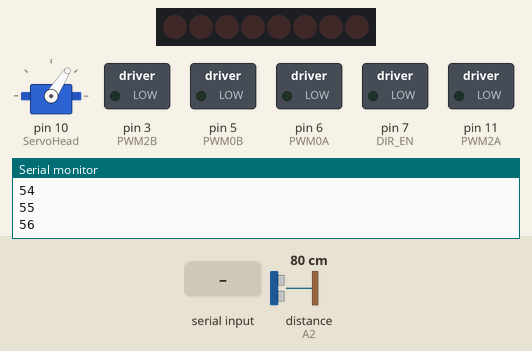
Recording of a sketch running on a simulated Arduino Uno, built with avr-gcc and run on an emulated ATmega328P. On the bench: 8 shift-register outputs drawn as a row of LEDs (first output left, lit = HIGH), servo, switched loads named in the sketch (green lamp = pin HIGH), the last lines printed to the serial monitor. Wiring (inferred from the names in the program): shift register (74HC595): data pin 8; shift clock pin 4; latch pin 12. Wiring (inferred from the signals the program sends): row of LEDs: on Q0, Q1, Q2, Q3, Q4, Q5, Q6, Q7. Inputs (shaded band) come from the test bench; at power-on: distance to the obstacle (sensor on A2) 80 cm. The echo pulse lasts 58.3 µs per cm; pins used as bus, display or sensor lines are not drawn.

Above: at 1.26 s.
1.3 s: "T" received over the second serial link
At 1.7 s:
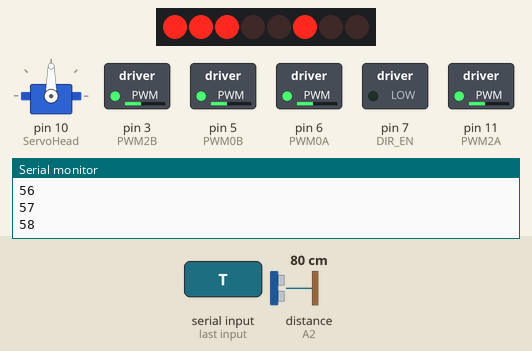
2.8 s: distance to the obstacle (sensor on A2) set to 51 cm
4.3 s: distance to the obstacle (sensor on A2) set to 41 cm
At 4.62 s:
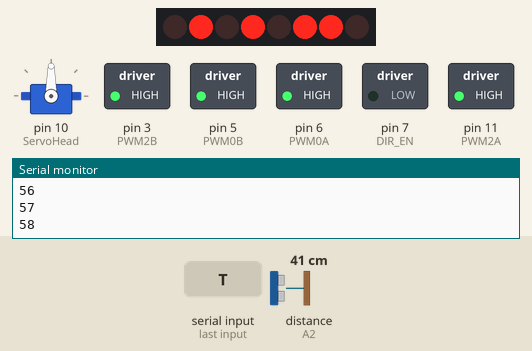
6.0 s: distance to the obstacle (sensor on A2) set to 23 cm
7.6 s: distance to the obstacle (sensor on A2) set to 18 cm
At 8.34 s:
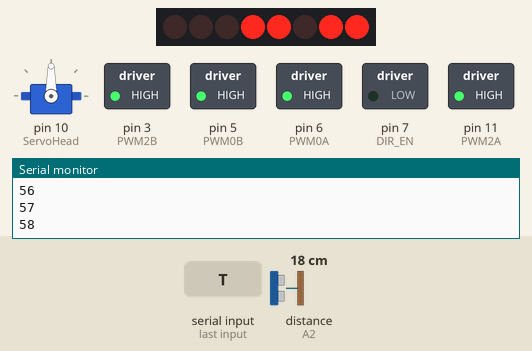
10.2 s: "S" received over the second serial link
At 10.87 s:
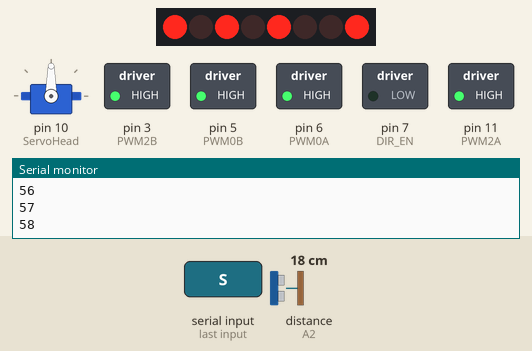
Timing chart, 0 to 24.9 s (numbered marks = the images above; inputs shaded):
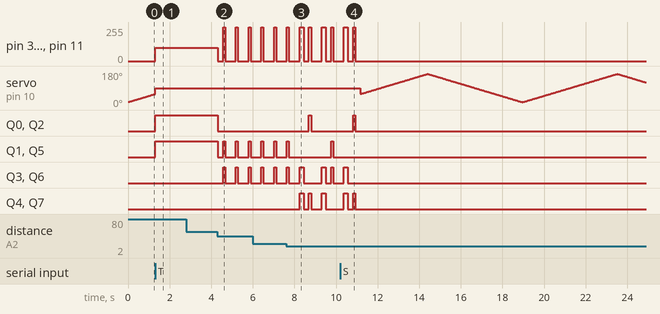

The sketch:

Car_Object_Avoidance.ino
```cpp
#include <SoftwareSerial.h>
#include <Servo.h>.

Servo myServoHead;

SoftwareSerial HC06(A0, A1);  // RX, TX
char BT_value;
String BT_value_temp;
volatile int Front_Distance;
volatile boolean Flag = true;

const int Trig = A3;
const int Echo = A2;
const int ServoHead = 10;
const int PWM2A = 11;      //M1 motor
const int PWM2B = 3;       //M2 motor
const int PWM0A = 6;       //M3 motor
const int PWM0B = 5;       //M4 motor
const int DIR_CLK = 4;     // Data input clock line
const int DIR_EN = 7;      //Equip the L293D enabling pins
const int DATA = 8;        // USB cable
const int DIR_LATCH = 12;  // Output memory latch clock
//Define the pin of ultrasonic obstacle avoidance sensor
//Define motion state
const int Move_Forward = 39;       //Move Forward
const int Move_Backward = 216;     //Move Backward
const int Left_Move = 116;         //Left translation
const int Right_Move = 139;        //Right translation
const int Right_Rotate = 149;      //Rotate Left
const int Left_Rotate = 106;       //Rotate Left
const int Stop = 0;                //Parking variable
const int Upper_Left_Move = 36;    //Upper Left Move
const int Upper_Right_Move = 3;    //Upper Right Move
const int Lower_Left_Move = 80;    //Lower Left Move
const int Lower_Right_Move = 136;  //Lower Right Move
const int Drift_Left = 20;         //Drift on Left
const int Drift_Right = 10;        //Drift on Right
//Set the default speed between 1 and 255

int Speed1 = 255;
int Speed2 = 255;
int Speed3 = 255;
int Speed4 = 255;
int indexHead = 15;
bool isIncrease = true;

void Motor(int Dir, int Speed1, int Speed2, int Speed3, int Speed4) {
  analogWrite(PWM2A, Speed1);  //Motor PWM speed regulation
  analogWrite(PWM2B, Speed2);  //Motor PWM speed regulation
  analogWrite(PWM0A, Speed3);  //Motor PWM speed regulation
  analogWrite(PWM0B, Speed4);  //Motor PWM speed regulation

  digitalWrite(DIR_LATCH, LOW);            //DIR_LATCH sets the low level and writes the direction of motion in preparation
  shiftOut(DATA, DIR_CLK, MSBFIRST, Dir);  //Write Dir motion direction value
  digitalWrite(DIR_LATCH, HIGH);           //DIR_LATCH sets the high level and outputs the direction of motion
}

float checkdistance() {
  digitalWrite(Trig, LOW);
  delayMicroseconds(2);
  digitalWrite(Trig, HIGH);
  delayMicroseconds(10);
  digitalWrite(Trig, LOW);
  float distance = pulseIn(Echo, HIGH) / 58.00;
  delay(10);
  return distance;
}

void Ultrasonic_Avoidance() {
  int Front_Distance = 0;

  Front_Distance = checkdistance();
  if (0 < Front_Distance && Front_Distance <= 45) {
    if (Front_Distance <= 20) {
      Flag = !Flag;
      Motor(Stop, 0, 0, 0, 0);
      delay(250);
      Motor(Move_Backward, Speed1, Speed2, Speed3, Speed4);
      delay(200);
      Motor(Stop, 0, 0, 0, 0);
      delay(250);
      if (Flag) {
        Motor(Left_Rotate, Speed1, Speed2, Speed3, Speed4);
      } else {
        Motor(Right_Rotate, Speed1, Speed2, Speed3, Speed4);
      }
      delay(100);
      Motor(Stop, 0, 0, 0, 0);
      delay(250);

    } else {
      Motor(Stop, 0, 0, 0, 0);
      delay(250);
      if (Flag) {
        Motor(Left_Rotate, Speed1, Speed2, Speed3, Speed4);
      } else {
        Motor(Right_Rotate, Speed1, Speed2, Speed3, Speed4);
      }
      delay(100);
      Motor(Stop, 0, 0, 0, 0);
      delay(250);
    }
  } else {
    Motor(Move_Forward, 100, 100, 100, 100);
  }
}

void Ultrasonic_Follow() {
  Front_Distance = checkdistance();
  if ((Front_Distance >= 0) && (Front_Distance <= 10)) {
    Motor(Move_Backward, Speed1, Speed2, Speed3, Speed4);
    delay(20);
  } else if ((Front_Distance > 10) && (Front_Distance <= 15)) {
    Motor(Stop, 0, 0, 0, 0);
    delay(20);
  } else {
    Motor(Move_Forward, 170, 170, 170, 170);
    delay(20);
  }
}

void AutomaticHead() {
  if(indexHead<=165 && isIncrease == true){
    indexHead++;
    myServoHead.write(indexHead);
    delay(30);
  }else if(indexHead>15 && isIncrease == false){
    indexHead--;
    myServoHead.write(indexHead);
    delay(30);
  }
  if(indexHead == 15){
      isIncrease = true;
  }else if(indexHead == 165){
      isIncrease = false;
  }
  Serial.println(indexHead);
}

void setup() {

  BT_value = 'S';
  BT_value_temp = "";
  Front_Distance = 0;

  HC06.begin(9600);    //Set the myserial port baud rate 9600
  Serial.begin(9600);  //Set the serial port baud rate 9600
  //Configure as output mode
  pinMode(DIR_CLK, OUTPUT);
  pinMode(DATA, OUTPUT);
  pinMode(DIR_EN, OUTPUT);
  pinMode(DIR_LATCH, OUTPUT);
  pinMode(PWM0B, OUTPUT);
  pinMode(PWM0A, OUTPUT);
  pinMode(PWM2A, OUTPUT);
  pinMode(PWM2B, OUTPUT);
  pinMode(Trig, OUTPUT);
  pinMode(Echo, INPUT);
  myServoHead.attach(ServoHead);
  myServoHead.write(indexHead);
}

void loop() {
  while (true) {
    while (HC06.available() > 0) {
      char receive = HC06.read();
      BT_value = receive;
    }

    if(BT_value == 'T'){
       myServoHead.write(90);
       Ultrasonic_Avoidance();
    }

    if(BT_value == 'S'){
       Motor(Stop, 0, 0, 0, 0);
       AutomaticHead();
    }
  }
}
```

Measured:
- the behaviour switches between 46 and 45 cm on distance to the obstacle (sensor on A2) (found by bisection; images 1 and 2)
- the behaviour switches between 21 and 20 cm on distance to the obstacle (sensor on A2) (found by bisection; images 2 and 3)
- after the input at 1.3 s, pin 3 (PWM2B), pin 5 (PWM0B), pin 6 (PWM0A), pin 11 (PWM2A): 0/255 → 100/255 at once; Q0–2, Q5: LOW → HIGH at once
- after the input at 2.8 s, every drawn part: stays the same
- after the input at 4.3 s, pin 3 (PWM2B), pin 5 (PWM0B), pin 6 (PWM0A), pin 11 (PWM2A): 100/255 → 0/255 at once, then repeats every 0.61 s: 255/255 0.10 s, 0/255 0.51 s; Q0, Q2: HIGH → LOW at once; Q1, Q5: HIGH → LOW at once, then repeats every 0.61 s: HIGH 0.10 s, LOW 0.51 s; Q3, Q6: alternates HIGH for 0.10 s and LOW for 0.51 s, starting after 0.27 s
